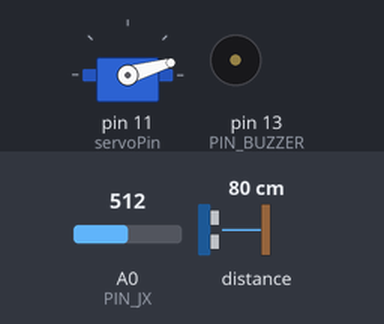
This sketch was run on a simulated Arduino Uno, built with avr-gcc and run on an emulated ATmega328P. Shown: servo, buzzer (waves = sounding, pin HIGH). Inputs (shaded band) come from the test bench; at power-on: A0 (PIN_JX) = 512, distance to the obstacle 80 cm. What the sketch prints to the serial monitor is not drawn.

Above: at 1.2 s.
1.3 s: A0 (PIN_JX) set to 551
4.3 s: A0 (PIN_JX) set to 576
At 5.04 s:
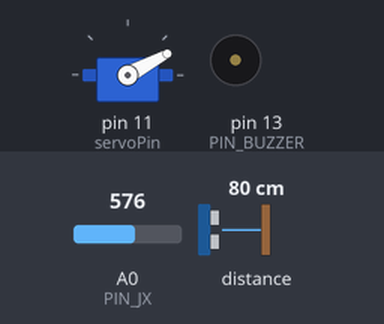
7.3 s: distance to the obstacle set to 11 cm
10.3 s: distance to the obstacle set to 8 cm
At 10.45 s:
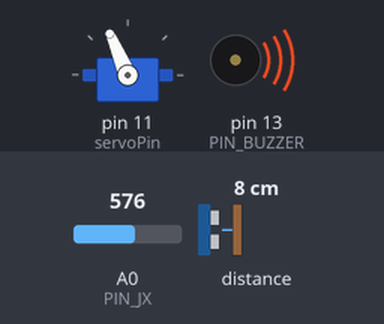
13.3 s: distance to the obstacle set to 18 cm
At 14.6 s:
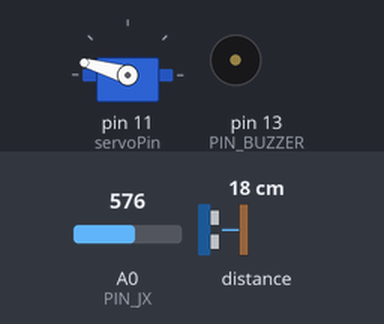
16.3 s: A0 (PIN_JX) set to 518
19.3 s: A0 (PIN_JX) set to 497
At 20.07 s:
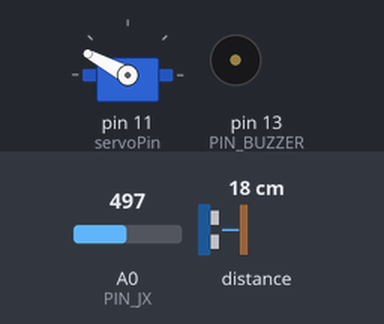
Timing chart, 0 to 23.3 s (numbered marks = the images above; inputs shaded):
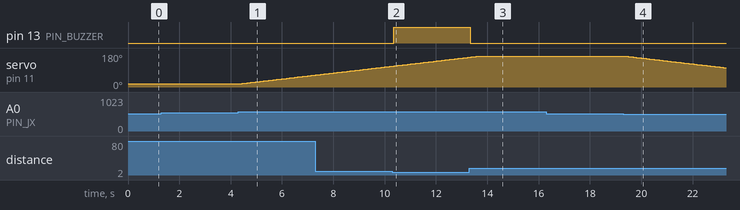

The sketch:

03_07_laser_buzzer_joy.ino
```cpp
#include "Adafruit_VL53L0X.h"
#include <Servo.h>
#define PIN_BUZZER 13
#define PIN_JX A0
#define PIN_JY A1


Servo myServo;
const int servoPin = 11;

int pos = 15;

const int min_angle = 15;
const int max_angle = 165;
Adafruit_VL53L0X lox = Adafruit_VL53L0X();
void setup() {
  // put your setup code here, to run once:
  Serial.begin(115200);
  pinMode(PIN_BUZZER, OUTPUT);
  while (!Serial) {
    delay(1);
  }

  Serial.println("Adafruit VL53L0X test.");
  if (!lox.begin()) {
    Serial.println(F("Failed to boot VL53L0X"));
    while (1)
      ;
  }
  // power
  Serial.println(F("VL53L0X API Continuous Ranging example\n\n"));

  // start continuous ranging
  lox.startRangeContinuous();
  myServo.attach(servoPin);
  myServo.write(90);
}

void loop() {
  // put your main code here, to run repeatedly:
  int xVal = analogRead(PIN_JX);
  xVal = map(xVal, 0, 1023, -10, 10);
  int distance;
  if (xVal > 0) {
    pos++;
  } else if (xVal < 0) {
    pos--;
  }
  if (pos >= max_angle) {
    pos--;
  } else if (pos <= min_angle) {
    pos++;
  }
  myServo.write(pos);

  distance = getDistance();

  if (distance < 10) {
    digitalWrite(PIN_BUZZER, HIGH);
  } else {
    digitalWrite(PIN_BUZZER, LOW);
  }

  Serial.print(pos);
  Serial.print(",");
  Serial.print(distance);
  Serial.print(".");

  delay(30);
}

int getDistance() {
  if (lox.isRangeComplete()) {
    return (lox.readRange() / 10);
  }
  return 0;
}
```

Measured:
- the behaviour switches between 562 and 563 on A0 (PIN_JX) (found by bisection; images 0 and 1)
- the behaviour switches between 10 and 9 cm on distance to the obstacle (found by bisection; images 1 and 2)
- the behaviour switches between 512 and 511 on A0 (PIN_JX) (found by bisection; images 3 and 4)
- after the input at 1.3 s, every drawn part: stays the same
- after the input at 4.3 s, servo on pin 11 (servoPin): moves from 16° to 63° over 2.9 s, starting at once
- after the input at 10.3 s, pin 13 (PIN_BUZZER): LOW → HIGH after 0.05 s
- after the input at 13.3 s, pin 13 (PIN_BUZZER): HIGH → LOW at once
- after the input at 16.3 s, every drawn part: stays the same
- after the input at 19.3 s, servo on pin 11 (servoPin): moves from 164° to 102° over 3.9 s, starting after 0.06 s
